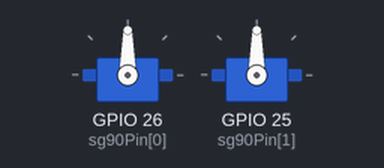
Bench run of a sketch on a simulated ESP32. Shown: 2 × servo.

Above: at 0.15 s.
At 4.1 s:
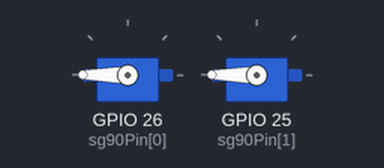
Timing chart, 0 to 5.3 s (numbered marks = the images above):
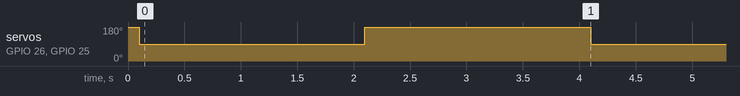

Measured:
- by itself, servo on GPIO 26 (sg90Pin[0]), servo on GPIO 25 (sg90Pin[1]): alternates 180° for 2.0 s and 90° for 2.0 s

The sketch:

SG90_ESP32.ino
```cpp
#include <ESP32Servo.h>
Servo sg90[2];
int sg90Pin[2] = {A19, A18};
int sg90Position = 0;
int value = 0;

void init_sg90() {
  for(int i = 0; i < 2; i++) {
    sg90[i].setPeriodHertz(50);
    sg90[i].attach(sg90Pin[i], 500, 2400);
    sg90[i].write(180);
  }
  delay(100);
}

void setup() {
  Serial.begin(115200);
  init_sg90();
}

void loop() {

  for(int i = 0; i < 2; i++) {
    sg90[i].write(90);
  }
  delay(2000);
  for(int i = 0; i < 2; i++) {
    sg90[i].write(180);
  }
  delay(2000);

}
```
